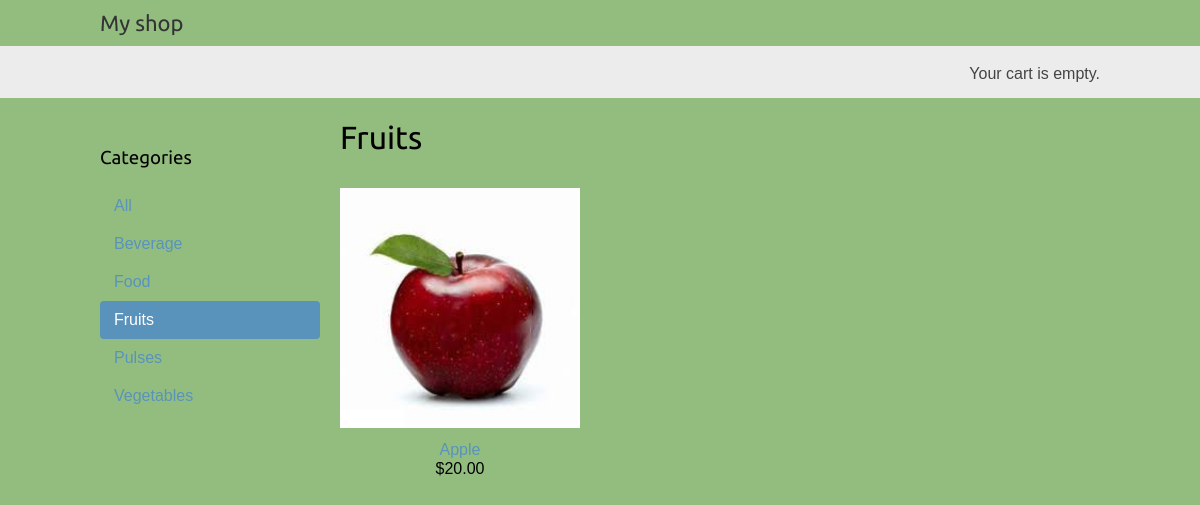
/fruits/, run on the app's committed database.
### shop/models.py (models this page shows, shortened)
class Category(models.Model):
    name = models.CharField(max_length=200, db_index=True)
    slug = models.SlugField(max_length=200, unique=True)
    class Meta:
        ordering = ('name',)
        verbose_name = 'category'
        verbose_name_plural = 'categories'
    def get_absolute_url(self):
        return reverse('shop:product_list_by_category', args=[self.slug])

class Product(models.Model):
    category = models.ForeignKey(Category,related_name='products',on_delete=models.CASCADE)
    name = models.CharField(max_length=200, db_index=True)
    slug = models.SlugField(max_length=200, db_index=True)
    image = models.ImageField(upload_to='products/%Y/%m/%d',blank=True)
    description = models.TextField(blank=True)
    price = models.DecimalField(max_digits=10, decimal_places=2)
    available = models.BooleanField(default=True)
    created = models.DateTimeField(auto_now_add=True)
    updated = models.DateTimeField(auto_now=True)
    class Meta:
        ordering = ('name',)
        index_together = (('id', 'slug'),)
    def get_absolute_url(self):
        return reverse('shop:product_detail', args=[self.id, self.slug])

### shop/views.py (the view)
# urls.py: path('', views.product_list, name='product_list'),
def product_list(request, category_slug=None):
    category = None
    categories = Category.objects.all()
    products = Product.objects.filter(available=True)
    if category_slug:
        category = get_object_or_404(Category, slug=category_slug)
        products = products.filter(category=category)
    return render(request,'shop/product/list.html',
                  {'category': category,'categories': categories,'products': products})

### cart/cart.py (called while the page is built)
    def __len__(self):
        return sum(item['quantity'] for item in self.cart.values())

### cart/context_processors.py (called while the page is built)
def	cart(request):
    return	{'cart': Cart(request)}

### shop/templates/shop/product/list.html (shortened to what this page needs)
{% extends "shop/base.html" %}
{% load static %}
{% block content %}
  <div id="sidebar">
    <h3>Categories</h3>
    <ul>
      <li {% if not category %}class="selected"{% endif %}>
        <a href="{% url 'shop:product_list' %}">All</a>
      </li>
      {% for c in categories %}
        <li {% if category.slug == c.slug %}class="selected"{% endif %}>
          <a href="{{ c.get_absolute_url }}">{{ c.name }}</a>
        </li>
      {% endfor %}
    </ul>
  </div>
  <div id="main" class="product-list">
    <h1>{% if category %}{{ category.name }}{% else %}Products{% endif %}</h1>
    {% for product in products %}
      <div class="item">
        <a href="{{ product.get_absolute_url }}">
          <img src="{% if product.image %}{{ product.image.url }}{% else %}{% static "img/no_image.png" %}{% endif %}">
        </a>
        <a href="{{ product.get_absolute_url }}">{{ product.name }}</a><br>
        ${{ product.price }}
      </div>
    {% endfor %}
  </div>
{% endblock %}

### shop/static/css/base.css (style rules this page uses)
body { margin:0; padding:0; font-family:helvetica, sans-serif; }
h1, h2, h3, h4, h5 , h6 { font-family: 'Ubuntu', sans-serif; font-weight:normal; }
a { text-decoration:none; color:#5993bb; }
#sidebar { width:220px; padding:30px 20px 0 0; float:left; }
#sidebar ul { margin:0; padding:0; }
#sidebar ul li { margin:0; list-style:none; padding:10px 14px; }
#sidebar ul li a { display:block; }
#sidebar ul li.selected { background:#5993bb; border-radius:4px; }
#sidebar ul li.selected a { color:#fff; }
#main { float:left; width: 96%; margin-right:-220px; overflow:hidden; }
.product-list .item { width:25%; padding:10px 20px 10px 0; float:left; text-align:center; line-height:1.2; }
.product-list .item img { width:100%; margin-bottom:8px; }

### data on the page
Category: name "Beverage"
Category: name "Food"
Category: name "Fruits"
Category: name "Pulses"
Category: name "Vegetables"
Product: image (picture), name "Apple", price "20.00"
